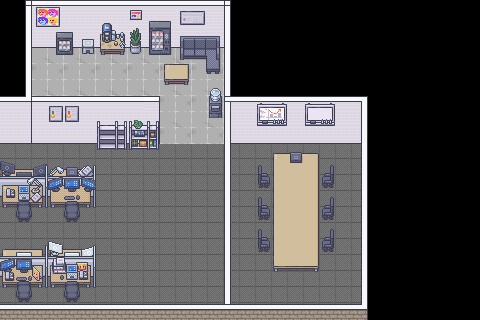

A level layout from a 2D game, rendered from its tile map. Below: a short description, then the map file with tile-grid data replaced by summaries:
An orthogonal 30x20 tile map with 16x16 px tiles, 10 tile layers (Floor, Wallpaper, Wall Fixtures, Behind, ...), 2 tilesets and 40 objects.

<map version="1.10" tiledversion="1.10.2" orientation="orthogonal" renderorder="right-down" width="30" height="20" tilewidth="16" tileheight="16" infinite="0" nextlayerid="14" nextobjectid="83">
 <editorsettings>
  <export target="office_map.tmx" format="tmx" />
 </editorsettings>
 <tileset firstgid="1" name="Office Builder" tilewidth="16" tileheight="16" tilecount="224" columns="16">
  <image source="../images/1_Room_Builder_Office/Room_Builder_Office_16x16.png" width="256" height="224" />
 </tileset>
 <tileset firstgid="225" name="Office Items" tilewidth="16" tileheight="16" tilecount="848" columns="16">
  <image source="../images/2_Modern_Office_Black_Shadow/Modern_Office_Black_Shadow.png" width="256" height="848" />
 </tileset>
 <layer id="1" name="Floor" width="30" height="20">
  <data>[600 cells, 325 non-empty, 7 distinct tile ids]</data>
 </layer>
 <layer id="6" name="Wallpaper" width="30" height="20">
  <data>[600 cells, 116 non-empty, 12 distinct tile ids]</data>
 </layer>
 <layer id="3" name="Wall Fixtures" width="30" height="20">
  <data>[600 cells, 18 non-empty, 18 distinct tile ids]</data>
 </layer>
 <layer id="11" name="Behind" width="30" height="20">
  <data>[600 cells, 24 non-empty, 6 distinct tile ids]</data>
 </layer>
 <layer id="12" name="Behind Trinkets" width="30" height="20">
  <data>[600 cells, 17 non-empty, 15 distinct tile ids]</data>
 </layer>
 <layer id="4" name="Furniture" width="30" height="20">
  <data>[600 cells, 136 non-empty, 89 distinct tile ids]</data>
 </layer>
 <layer id="8" name="Placed Furniture" width="30" height="20">
  <data>[600 cells, 27 non-empty, 9 distinct tile ids]</data>
 </layer>
 <layer id="10" name="Trinkets" width="30" height="20">
  <data>[600 cells, 20 non-empty, 20 distinct tile ids]</data>
 </layer>
 <layer id="9" name="Placed Furniture 2" width="30" height="20">
  <data>[600 cells, 11 non-empty, 5 distinct tile ids]</data>
 </layer>
 <layer id="2" name="Walls" width="30" height="20">
  <data>[600 cells, 90 non-empty, 12 distinct tile ids]</data>
 </layer>
 <objectgroup id="5" name="Walls">
  <object id="37" x="225.333" y="96.3333" width="141" height="46.3333" />
  <object id="38" x="0" y="96" width="159" height="47.6667" />
  <object id="39" x="98" y="121" width="28" height="28.3333" />
  <object id="40" x="130" y="120" width="29" height="29.3333" />
  <object id="41" x="25.6667" y="1" width="204.333" height="46" />
  <object id="42" x="223.667" y="45.3333" width="6.66667" height="51.6667" />
  <object id="43" x="56" y="44.6667" width="17" height="9.66667" />
  <object id="44" x="83" y="45.3333" width="10.3333" height="8.33333" />
  <object id="45" x="100" y="45.6667" width="23.6667" height="8.66667" />
  <object id="46" x="130" y="46.3333" width="10.6667" height="7" />
  <object id="47" x="148.667" y="46.3333" width="22.3333" height="9" />
  <object id="48" x="179" y="46.3333" width="40" height="13.6667" />
  <object id="49" x="206.667" y="60.6667" width="13" height="12.3333" />
  <object id="75" x="-0.666667" y="303" width="368" height="17" />
  <object id="76" x="361.333" y="141" width="6.33333" height="170" />
  <object id="77" x="25" y="45.3333" width="6" height="51.3333" />
  <object id="78" x="224.667" y="134.333" width="5.33333" height="137.333" />
 </objectgroup>
 <objectgroup id="13" name="Collidabbles">
  <object id="50" x="-0.333333" y="176.667" width="96" height="31" />
  <object id="53" x="63.3333" y="206.333" width="17.3333" height="15.6667" />
  <object id="54" x="15.3333" y="206.333" width="17.3333" height="16.6667" />
  <object id="55" x="0" y="256" width="95.6667" height="32.6667" />
  <object id="56" x="15.6667" y="287.333" width="16" height="14.6667" />
  <object id="57" x="64" y="287.333" width="16.6667" height="15.6667" />
  <object id="58" x="0.333333" y="168" width="95.3333" height="8.5" />
  <object id="59" x="273.667" y="153.667" width="44.3333" height="118" />
  <object id="62" x="258" y="165.455" width="4" height="21.4545" />
  <object id="63" x="260.545" y="173.455" width="9.27273" height="14.5455" />
  <object id="64" x="258.364" y="197.818" width="3.81818" height="21.6364" />
  <object id="65" x="261.636" y="205.455" width="7.81818" height="14.3636" />
  <object id="66" x="258.182" y="230.727" width="3.63636" height="19.4545" />
  <object id="67" x="260.182" y="237.455" width="9.63636" height="12.3636" />
  <object id="68" x="329.818" y="229.455" width="3.45455" height="22.5455" />
  <object id="69" x="321.091" y="238" width="9.45455" height="13.8182" />
  <object id="70" x="322" y="205.636" width="8.72727" height="13.6364" />
  <object id="71" x="329.818" y="197.455" width="4.90909" height="22.1818" />
  <object id="72" x="322.727" y="173.818" width="8.54545" height="13.4545" />
  <object id="73" x="329.273" y="164.545" width="5.09091" height="23.4545" />
  <object id="79" x="209.818" y="95.8182" width="11.8182" height="21.4545" />
  <object id="80" x="164.364" y="63.6364" width="24.3636" height="21.0909" />
  <object id="82" x="2.54545" y="250.727" width="92.3636" height="5.27273" />
 </objectgroup>
</map>
